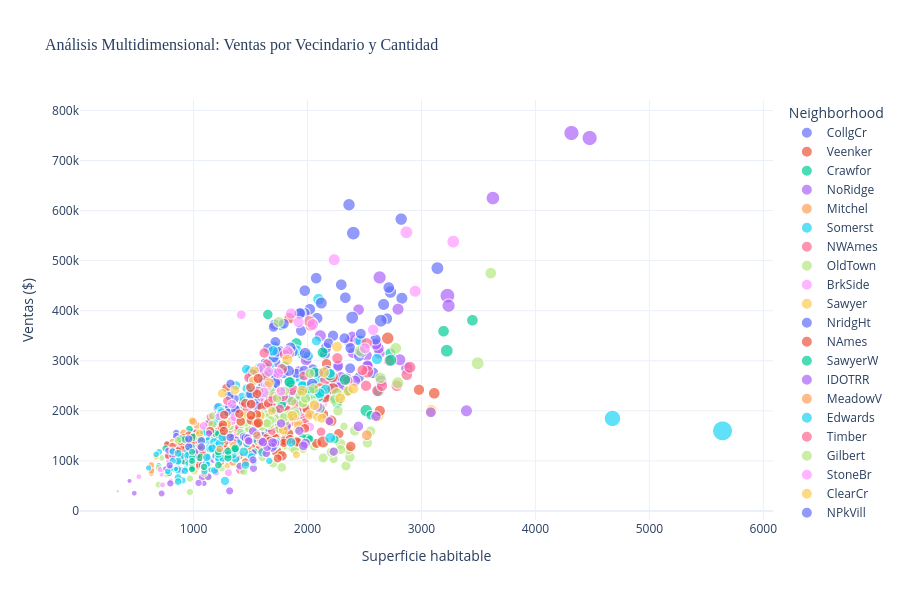

Notebook code cell kept with this figure:
### Markdown cell above
## 📊 6. Visualización de Datos Avanzada

### 🎨 Visualizaciones Interactivas con Plotly

### Code cell
# Gráfico interactivo de dispersión con Plotly
if 'SalePrice' in df.columns and 'Neighborhood' in df.columns:
    fig = px.scatter(df,
                     x='GrLivArea',
                     y='SalePrice',
                     color='Neighborhood',
                     size='superficie_total',
                     hover_data=['HouseStyle', 'OverallQual'],
                     title='Análisis Multidimensional: Ventas por Vecindario y Cantidad',
                     labels={'GrLivArea': 'Superficie habitable',
                             'SalePrice': 'Ventas ($)'},
                     template='plotly_white')

    fig.update_layout(
        height=600,
        font=dict(size=12),
        title_font=dict(size=16, family='Arial Black')
    )

    fig.show()
